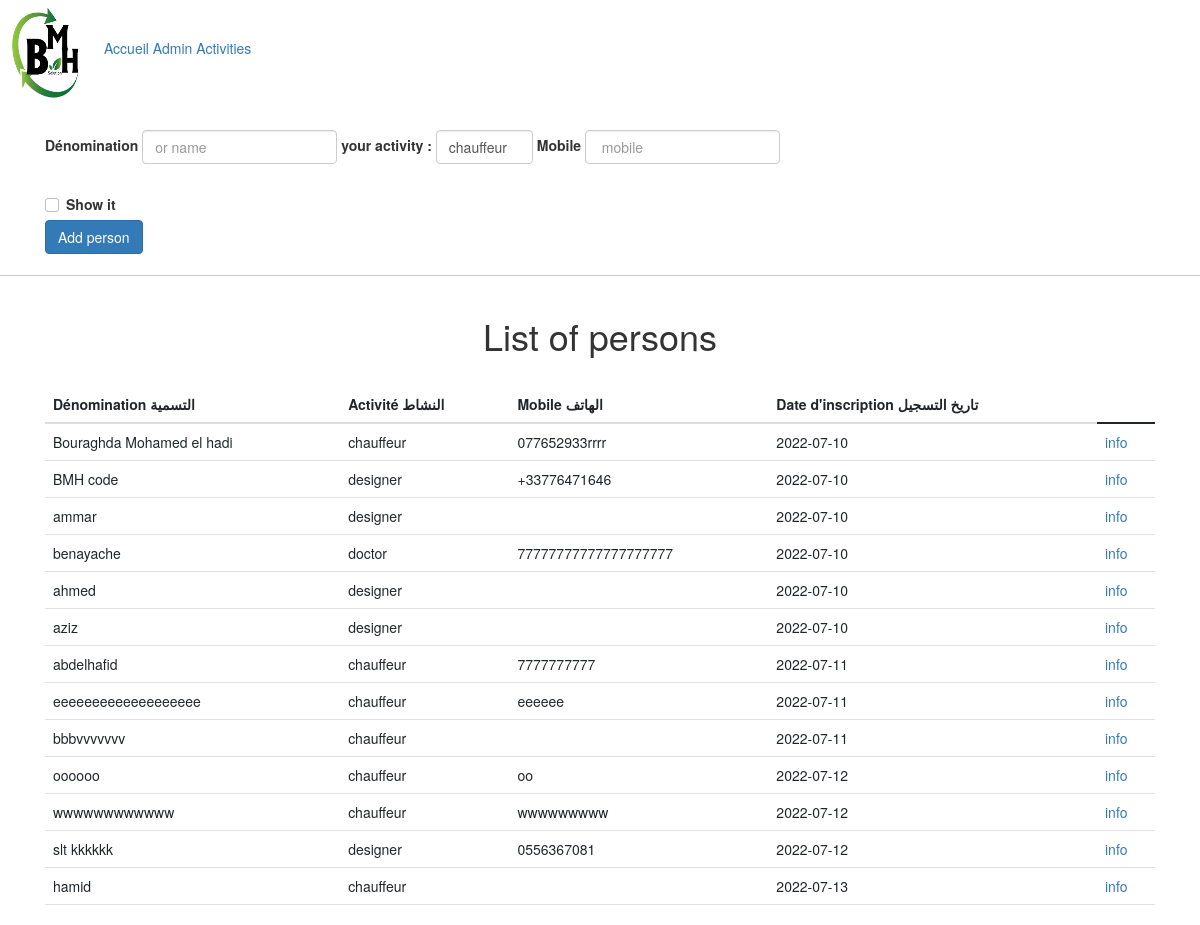
The page / on the database its author committed.
### app.py (models this page shows, shortened)
class Person(db.Model):
    id           = db.Column(db.Integer(), primary_key = True)
    name         = db.Column(db.String(60), nullable = False, unique = True)
    mobile       = db.Column(db.String(10), default = 0)
    date_created = db.Column(db.DateTime, default = datetime.utcnow)
    show_me      = db.Column(db.Boolean(), default = False)
    activity_id  = db.Column(db.Integer, db.ForeignKey('activity.id'), nullable=False)

### app.py (the view)
@app.route('/',methods=['POST','GET'])
def index():
    if request.method == 'POST':
        if request.form.get('mycheckbox')=='on':
            show = True
        else:
            show = False
        if not len(request.form['name'])>0:
            flash('Name is required')
            return redirect('/')
        if not len(request.form['mobile'])>0:
            flash('Mobile is required')
            return redirect('/')
        new_person = Person(
                            name        = request.form['name'],
                            activity_id = request.form.get('activity_id'),
                            mobile      = request.form['mobile'],
                            show_me     = show
                            )
        try:
            db.session.add(new_person)
            db.session.commit()
            return redirect('/')
        except:
            flash('There was an issue adding your person.')
            return redirect('/')
    else:
        persons     = Person.query.filter(Person.show_me == True).all()
        activities  = Activity.query.order_by(Activity.name).all()
        return render_template("index.html",
                                title   = "list of persons",
                                persons = persons,
                                activities = activities,
                                )

### templates/index.html (shortened to what this page needs)
{% extends 'base.html'%}
{% block body %}
<div class="container">
    <h1 class="text-center">List of persons</h1>
    {% if persons|length < 1 %}
        <h4> There are no person. Create one below !</h4>
    {% else %}
        <table class="table">
            <thead>
            <tr>
                <th scope="col">Dénomination التسمية</th>
                <th scope="col">Activité النشاط</th>
                <th scope="col">Mobile الهاتف</th>
                <th scope="col">Date d'inscription تاريخ التسجيل</th>
            </tr>
            </thead>
            <br>
            <tbody>
                {% for person in persons %}
                    <tr>
                        <td>{{ person.name }}</td>
                        <td>{{ person.activity_id }}</td>
                        <td>{{ person.mobile }}</td>
                        <td>{{ person.date_created.date() }}</td>
                        <td>
                            <a href="/info/{{person.id}}">info</a>
                        </td>
                    </tr>
                {% endfor %}
            </tbody>
        </table>
    {% endif %}
</div>
{% endblock body%}

### templates/base.html (shortened to what this page needs)
<!DOCTYPE html>
<html lang="en">
<head>
    <link rel="stylesheet" href="{{ url_for('static',filename='bootstrap/css/bootstrap.css')}}">
    <link rel="stylesheet" href="https://maxcdn.bootstrapcdn.com/bootstrap/3.4.1/css/bootstrap.min.css">
</head>
<body>
    <img style="width: 100px; height: 100px" src="{{ url_for('static',filename='img/logo.png')}}" alt="" class="rounded-circle"/>
    <a href="/">Accueil </a>
    <a href="admin_page">Admin </a>
    <a href="activity_page">Activities </a>
    <br>
    <div class="container w-80 ">
        <form class="form-inline" action="/" method="POST">
            <div class="form-group mt-5">
                <label for="name">Dénomination</label>
                <input type="text" class="form-control" name = "name" id = "name" placeholder = "or name">
            </div>
            <div class="form-group mt-5">
                <label for="activity_id">your activity :</label>
                <select class="form-control" name="activity_id">
                    {% for activity in activities %}
                        <option name="{{activity_id}}">{{activity.name}}</option>
                    {% endfor %}
                </select>
            </div>
            <div class="form-group mt-5">
                <label for="mobile">Mobile</label>
                <input type="text" class="form-control" name = "mobile" id = "mobile" placeholder = " mobile ">
            </div>
            <div class="form-check mt-5">
                <input class="form-check-input" type="checkbox" name="mycheckbox" >
                <label >Show it</label>
            </div>
            <button class="btn btn-primary" type="submit" >Add person</button>
        </form>
    </div>
    <hr>
    {% block body %}
    {% endblock body %}
</body>
</html>

### rows shown on the page
Person: name "Bouraghda Mohamed el hadi", activity_id "chauffeur", mobile "077652933rrrr", date_created "2022-07-10"
Person: name "BMH code", activity_id "designer", mobile "+33776471646", date_created "2022-07-10"
Person: name "ammar", activity_id "designer", date_created "2022-07-10"
Person: name "benayache", activity_id "doctor", mobile "77777777777777777777", date_created "2022-07-10"
Person: name "ahmed", activity_id "designer", date_created "2022-07-10"
Person: name "aziz", activity_id "designer", date_created "2022-07-10"
Person: name "abdelhafid", activity_id "chauffeur", mobile "7777777777", date_created "2022-07-11"
Person: name "eeeeeeeeeeeeeeeeeee", activity_id "chauffeur", mobile "eeeeee", date_created "2022-07-11"
Person: name "bbbvvvvvvv", activity_id "chauffeur", date_created "2022-07-11"
Person: name "oooooo", activity_id "chauffeur", mobile "oo", date_created "2022-07-12"
Person: name "wwwwwwwwwwww", activity_id "chauffeur", mobile "wwwwwwwww", date_created "2022-07-12"
Person: name "slt kkkkkk", activity_id "designer", mobile "0556367081", date_created "2022-07-12"
Person: name "hamid", activity_id "chauffeur", date_created "2022-07-13"

### other values the page prints
form field activity_id "chauffeur"
